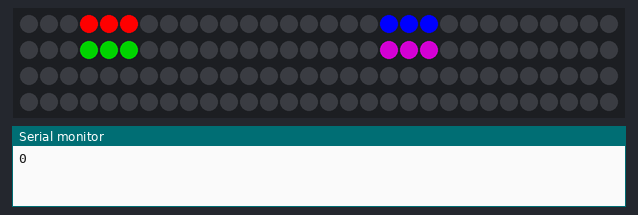
The sketch below on a simulated Arduino Uno, built for the host (arithmetic inside an expression is 32-bit, double 64-bit). Parts: 120 RGB LEDs in strip order, left to right, continuing on the next row, the last lines printed to the serial monitor.

Above: at 0.1 s.
At 2.55 s:
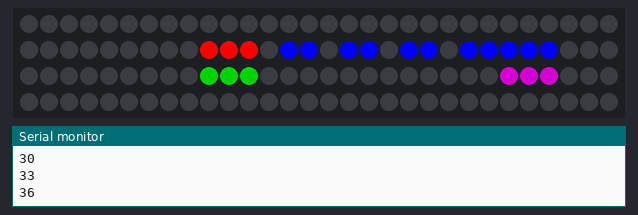
At 4.99 s:
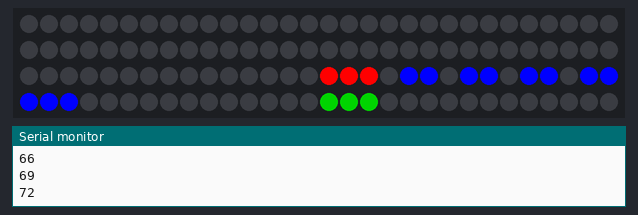
At 10.69 s:
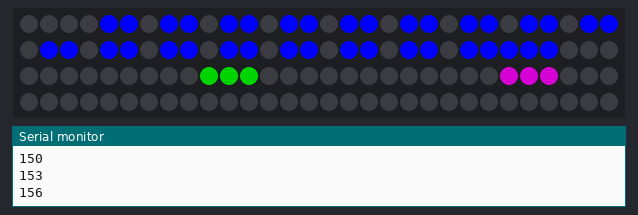
At 14.16 s:
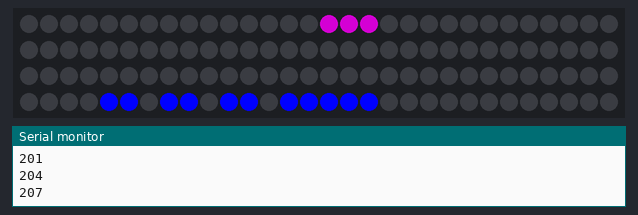
At 21.28 s:
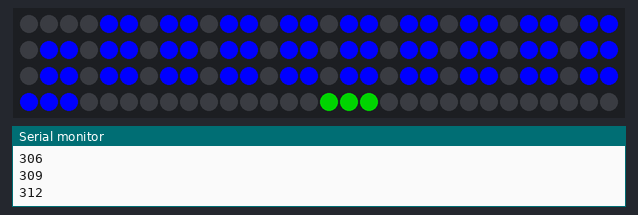

The sketch:

AutoavanceArrays.ino
```cpp
#include <FastLED.h>
#define DATA_PIN 8
#define NUM_LEDS 120
int autoAvance[7] = {0,15,30,45,60,75,90};

CRGB leds[NUM_LEDS];

void setup() {

  // put your setup code here, to run once:
 FastLED.addLeds<NEOPIXEL, DATA_PIN>(leds, NUM_LEDS);  // GRB ordering is assumed
 Serial.begin(9600);
}
void loop(){
    while (true){
  Serial.println(autoAvance[0]);
  autoAvance[0] = autoAvance[0]+3;
   autoAvance[1] = autoAvance[1]+3;
    autoAvance[2] = autoAvance[2]+3;
     autoAvance[3] = autoAvance[3]+3;
          leds[autoAvance[0]] = CRGB::Red;
           leds[autoAvance[0]+1] = CRGB::Red;
            leds[autoAvance[0]+2] = CRGB::Red;
             leds[autoAvance[1]] = CRGB::Blue;
                 leds[autoAvance[1]+1] = CRGB::Blue;
                   leds[autoAvance[1]+2] = CRGB::Blue;
                      leds[autoAvance[2]] = CRGB::Green;
                        leds[autoAvance[2]+1] = CRGB::Green;
                        leds[autoAvance[2]+2] = CRGB::Green;

                         leds[autoAvance[3]] = CRGB::Purple;
                        leds[autoAvance[3]+1] = CRGB::Purple;
                        leds[autoAvance[3]+2] = CRGB::Purple;
                         FastLED.show();
                         delay(200);
                         leds[autoAvance[0]] = CRGB::Black;
           leds[autoAvance[0]+1] = CRGB::Black;
            leds[autoAvance[0]+2] = CRGB::Black;
             leds[autoAvance[1]] = CRGB::Black;
                 leds[autoAvance[1]+1] = CRGB::Blue;
                      leds[autoAvance[2]] = CRGB::Black;
                        leds[autoAvance[2]+1] = CRGB::Black;
                        leds[autoAvance[2]+2] = CRGB::Black;

                         leds[autoAvance[3]] = CRGB::Black;
                        leds[autoAvance[3]+1] = CRGB::Black;
                        leds[autoAvance[3]+2] = CRGB::Black;
                        if (autoAvance[0]==119){

                          FastLED.clear();
                          autoAvance[0]=0;
                        }
                         if (autoAvance[1]>119){

                          FastLED.clear();
                          autoAvance[1]=0;
                        }
                         if (autoAvance[2]>119){

                          FastLED.clear();
                          autoAvance[2]=0;
                        }
                         if (autoAvance[3]>119){

                          FastLED.clear();
                          autoAvance[3]=0;
                        }
}
 }
```
